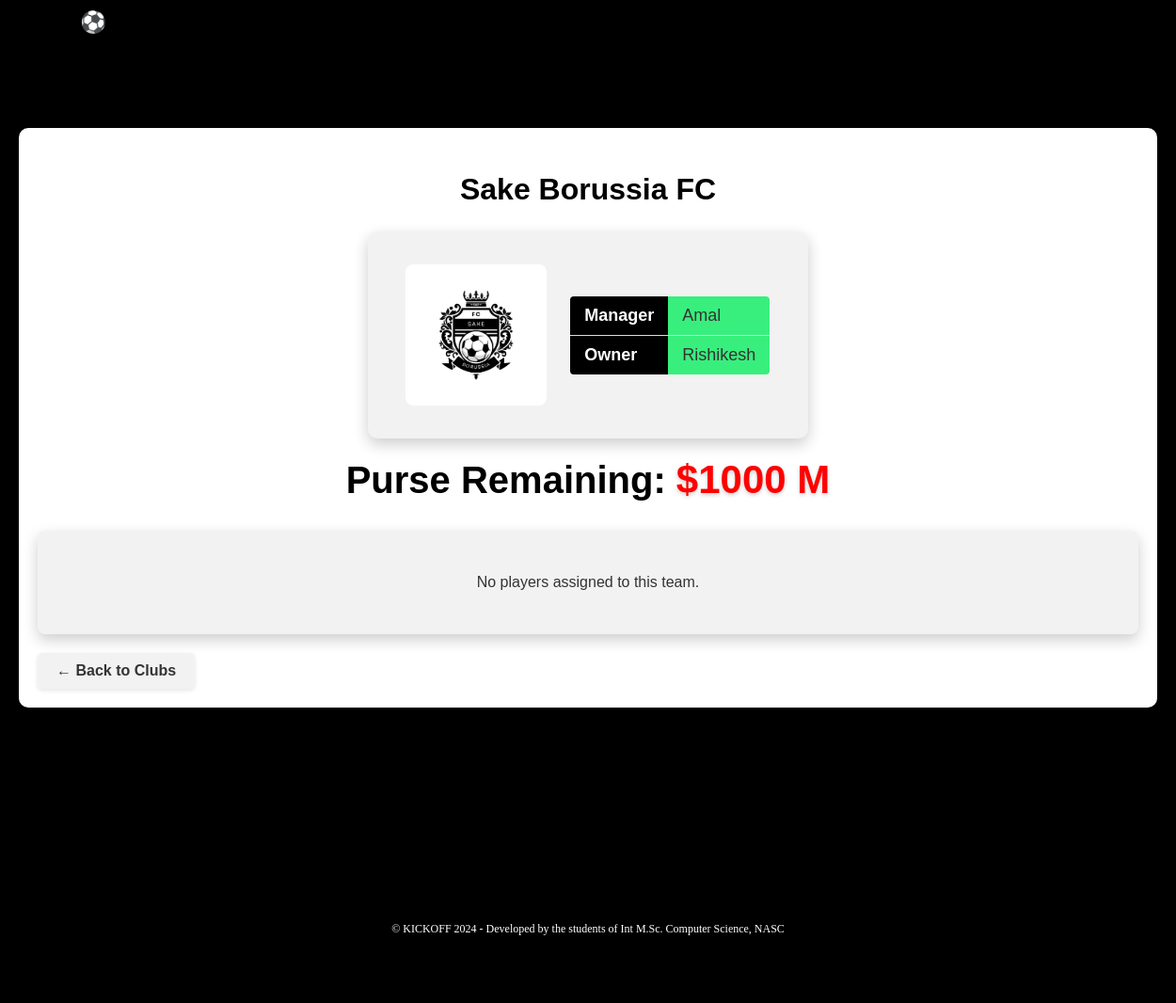
The page /clubs/6/ on the database its author committed.
### auction/models.py (models this page shows, shortened)
class team(models.Model):
    team_name = models.CharField(max_length=100,null=True)
    logo = models.ImageField(upload_to='logo/')
    purse_remaining = models.IntegerField(default=1000)
    manager = models.CharField(max_length=100)
    owner = models.CharField(max_length=100)

### auction/views.py (the view)
# urls.py: path('clubs/<int:team_id>/', views.team_detail, name='team_detail'),
def team_detail(request, team_id):
    team_obj = get_object_or_404(team, id=team_id)
    players = team_obj.players.all()  # Assuming you want to display players of the team
    return render(request, 'auction/team_detail.html', {'team': team_obj, 'players': players})

### auction/templates/auction/team_detail.html (shortened to what this page needs)
{% extends 'auction/home.html' %}
{% load static %}
{% block stylesheet %}
<link rel="stylesheet" href="{% static 'css/team_detail.css' %}">
{% endblock stylesheet %}
{% block content %}
    <div class="team-detail">
        <div class="head">
            <h2>{{ team.team_name }}</h2>
        </div>
        <div class="info">
            <img src="{{ team.logo.url }}" alt="{{ team.team_name }} Logo" class="team-logo">
            <table>
                <tr>
                    <th>Manager</th>
                    <td>{{ team.manager }}</td>
                </tr>
                <tr>
                    <th>Owner</th>
                    <td>{{ team.owner }}</td>
                </tr>
            </table>
        </div>
        <div class="purse">
            <h2>Purse Remaining: <span class="highlight">${{ team.purse_remaining }} M</span></h2>
        </div>
        <div class="players-container">
            {% for player in players %}
                <div class="player-card">
                    <img src="{{ player.card_image.url }}" alt="{{ player.name }} Card">
                    <h4>{{ player.name }}</h4>
                    <p><strong>Price:</strong> ${{ player.base_price }} M</p>
                    <p><strong>Year:</strong> {{ player.year }}</p>
                </div>
            {% empty %}
                <p>No players assigned to this team.</p>
            {% endfor %}
        </div>
        <a href="{% url 'clubs' %}" class="back-link">← Back to Clubs</a>
    </div>
{% endblock %}

### static/css/home.css (style rules this page uses)
html, body { height: 100%; margin: 0; padding: 0; display: flex; flex-direction: column; background-image: url('/static/images/pl1.png'); background-size: cover; background-position: center; background-repeat: no-repeat; background-color: black; background-attachment: fixed; min-height: 100vh; }

### static/css/team_detail.css (style rules this page uses)
.team-detail { max-width: 1300px; z-index: 10; position: relative; margin: 3% auto; padding: 20px; background-color: white; box-shadow: 0 12px 32px rgba(0, 0, 0, 0.6); border-radius: 10px; font-family: Arial, sans-serif; color: #333; }
h2 { color: black; text-align: center; font-weight: bolder; font-size: xx-large; }
.info { display: flex; align-items: center; justify-content: space-evenly; gap: 20px; padding: 35px; background-color: #f2f2f2; box-shadow: 0 6px 16px rgba(0, 0, 0, 0.2); border-radius: 10px; font-family: Arial, sans-serif; margin: auto 30%; }
.team-logo { width: 150px; height: auto; border-radius: 8px; object-fit: contain; }
.info table { border-collapse: collapse; width: auto; font-size: 18px; color: #333; background-color: #f7f7f7; border: 1px solid #ddd; border-radius: 5px; overflow: hidden; }
.info table th, .info table td { padding: 10px 15px; text-align: left; border-bottom: 1px solid #ddd; }
.info table th { background-color: black; font-weight: bold; color: white; }
.info table td { background-color: #38ef7d; font-weight: 500; color: #333; }
.purse { text-align: center; padding: 10px; margin: 10px; }
.purse h2 { margin: 0; font-size: 40px; font-weight: bolder; color: black; }
.purse .highlight { color: red; font-weight: bolder; font-size: 42px; text-shadow: 0 2px 4px rgba(0, 0, 0, 0.2); }
.players-container { display: flex; flex-wrap: wrap; gap: 20px; justify-content: center; margin-top: 20px; padding: 30px; background-color: #f2f2f2; border-radius: 8px; box-shadow: 0 6px 16px rgba(0, 0, 0, 0.2); }
.back-link { display: inline-block; margin-top: 20px; text-decoration: none; color: #333; font-weight: bold; padding: 10px 20px; background-color: #f2f2f2; border-radius: 5px; box-shadow: 0 2px 5px rgba(0, 0, 0, 0.1); transition: background-color 0.3s, color 0.3s; }

### rows shown on the page
team: team_name "Sake Borussia FC", logo (picture), manager "Amal", owner "Rishikesh", purse_remaining "1000"
